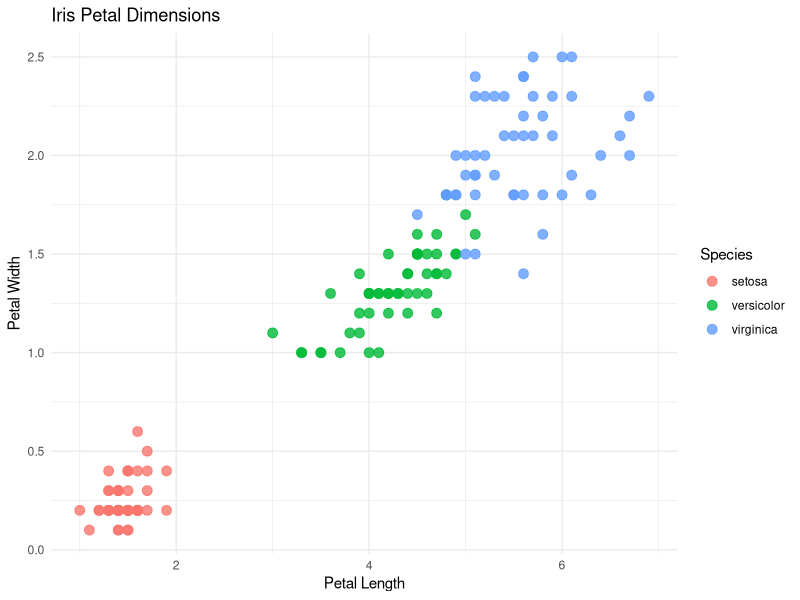

The R source for this figure:
## ---- chunk 1
#| echo: false

library(ggplot2)

ggplot(iris, aes(x = Petal.Length, y = Petal.Width, color = Species)) +
  geom_point(size = 3, alpha = 0.8) +
  labs(title = "Iris Petal Dimensions",
       x = "Petal Length",
       y = "Petal Width") +
  theme_minimal()
